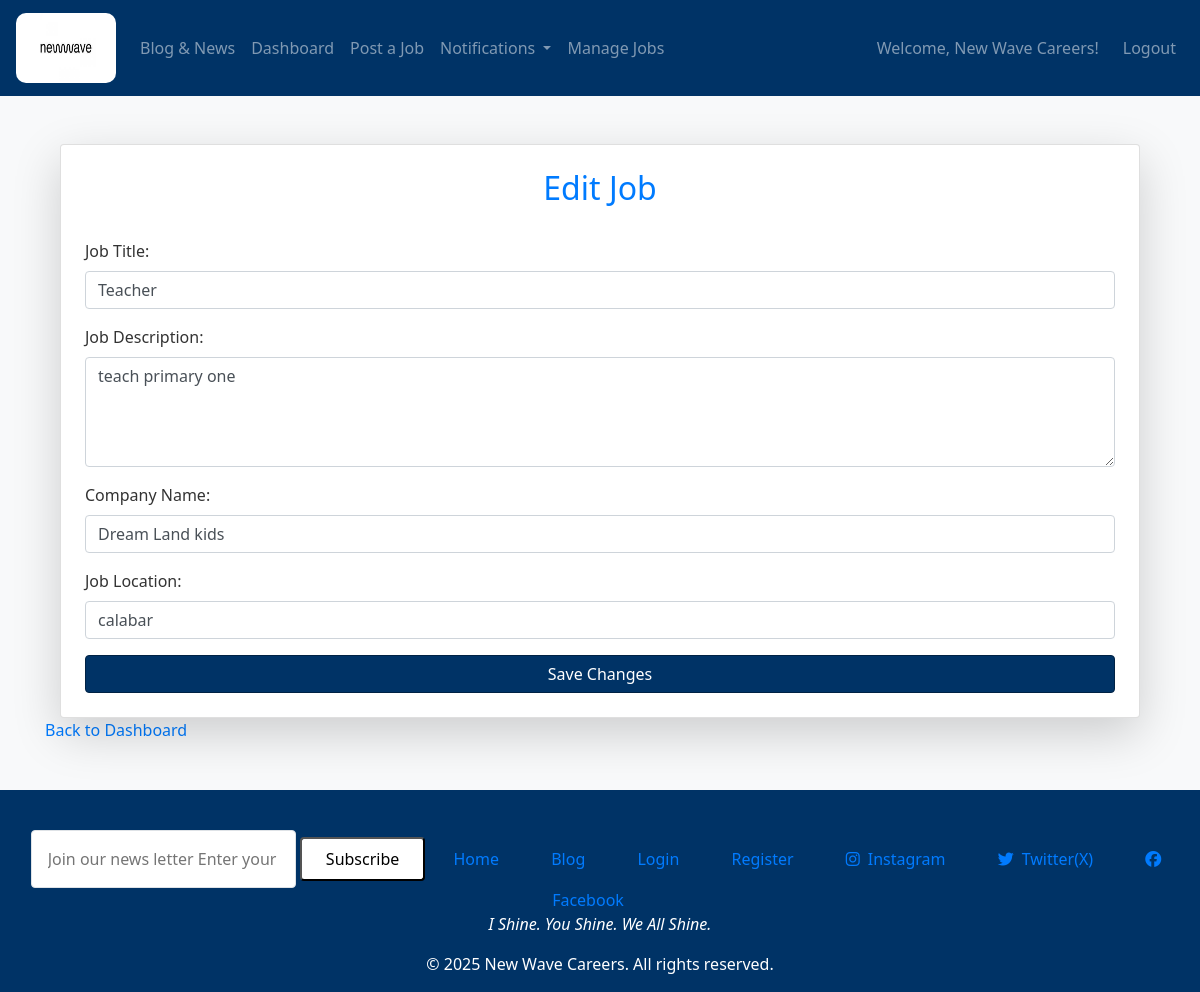
/edit-job/1 (signed in), run on an earlier commit of the app's database.
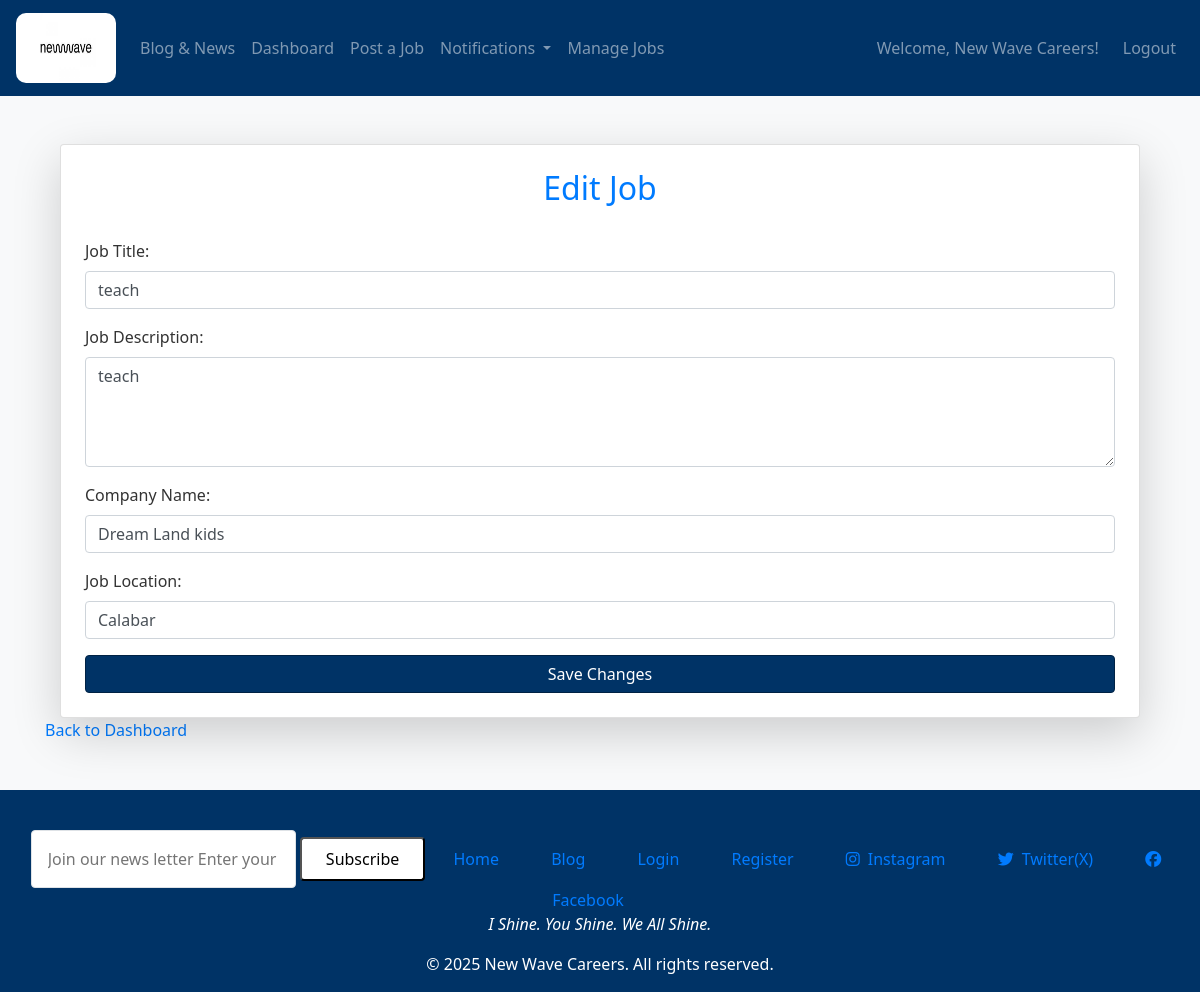
And on a later commit of the database.
### models.py (models this page shows, shortened)
class Job(db.Model):
    id = db.Column(db.Integer, primary_key=True)
    title = db.Column(db.String(100), nullable=False)
    description = db.Column(db.Text, nullable=False)
    company = db.Column(db.String(100), nullable=False)
    location = db.Column(db.String(100), nullable=False)
    views = db.Column(db.Integer, default=0)
    date_posted = db.Column(db.DateTime, default=datetime.utcnow)
    user_id = db.Column(db.Integer, db.ForeignKey('user.id'), nullable=False)
    employer_id = db.Column(db.Integer, db.ForeignKey('user.id', name='fk_job_employer_id'), nullable=False)
    employer = db.relationship('User', foreign_keys=[employer_id], backref=db.backref('jobs', lazy=True))

### routes.py (the view, shortened to what this page needs)
@app.route('/edit-job/<int:job_id>', methods=['GET', 'POST'])
@login_required
def edit_job(job_id):
    job = Job.query.get_or_404(job_id)
    if job.employer_id != current_user.id:
        abort(403)
    return render_template('edit_job.html', job=job, UserRole=UserRole)

### app.py (called while the page is built)
@app.after_request
def add_header(response):
    response.headers["Cache-Control"] = "no-store, no-cache, must-revalidate, max-age=0"
    return response

### models.py (called while the page is built)
@login_manager.user_loader
def load_user(user_id):
    return User.query.get(int(user_id))

### templates/edit_job.html
{% extends "layout.html" %}
{% block content %}
<div class="container mt-5">
    <div class="card shadow-lg p-4">
        <h2 class="text-center text-primary">Edit Job</h2>
        <form method="POST" action="{{ url_for('edit_job', job_id=job.id) }}" class="mt-4">
            <div class="form-group">
                <label for="title">Job Title:</label>
                <input type="text" value="{{ job.title }}" id="title" name="title" class="form-control" required>
            </div>
            <div class="form-group">
                <label for="description">Job Description:</label>
                <textarea id="description" name="description" class="form-control" rows="4" required>{{ job.description }}</textarea>
            </div>
            <div class="form-group">
                <label for="company">Company Name:</label>
                <input type="text" id="company" name="company" value="{{ job.company }}" class="form-control" required>
            </div>
            <div class="form-group">
                <label for="location">Job Location:</label>
                <input type="text" id="location" name="location" value="{{ job.location }}" class="form-control" required>
            </div>
            <button type="submit" class="btn btn-primary btn-block">Save Changes</button>
        </form>
    </div>
</div>
<a href="{{ url_for('employer_dashboard') }}"
class="text-gray-600 hover:text-blue-700 underline text-sm">Back to Dashboard</a>
{% endblock %}

What changed in the data, as far as the page shows it:
changed Job "Dream Land kids": title "Teacher" → "teach"; description "teach primary one" → "teach"; location "calabar" → "Calabar"
